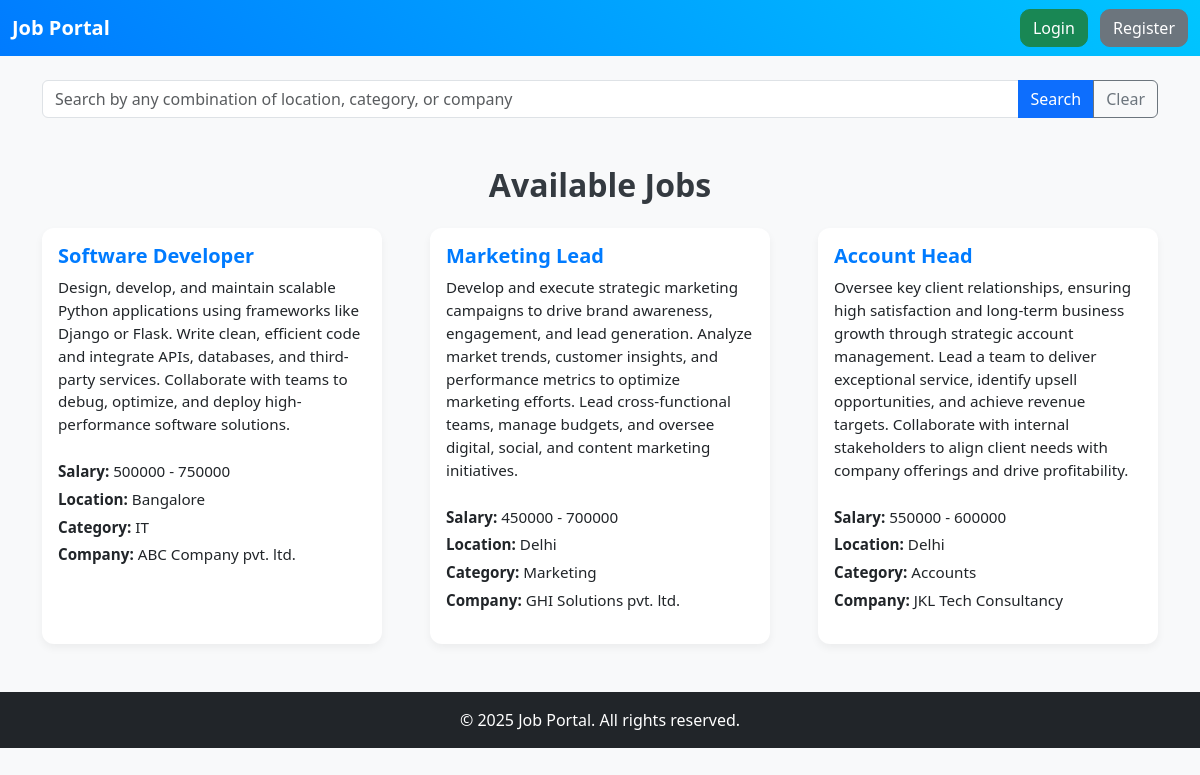
Page /home on the earlier database version.
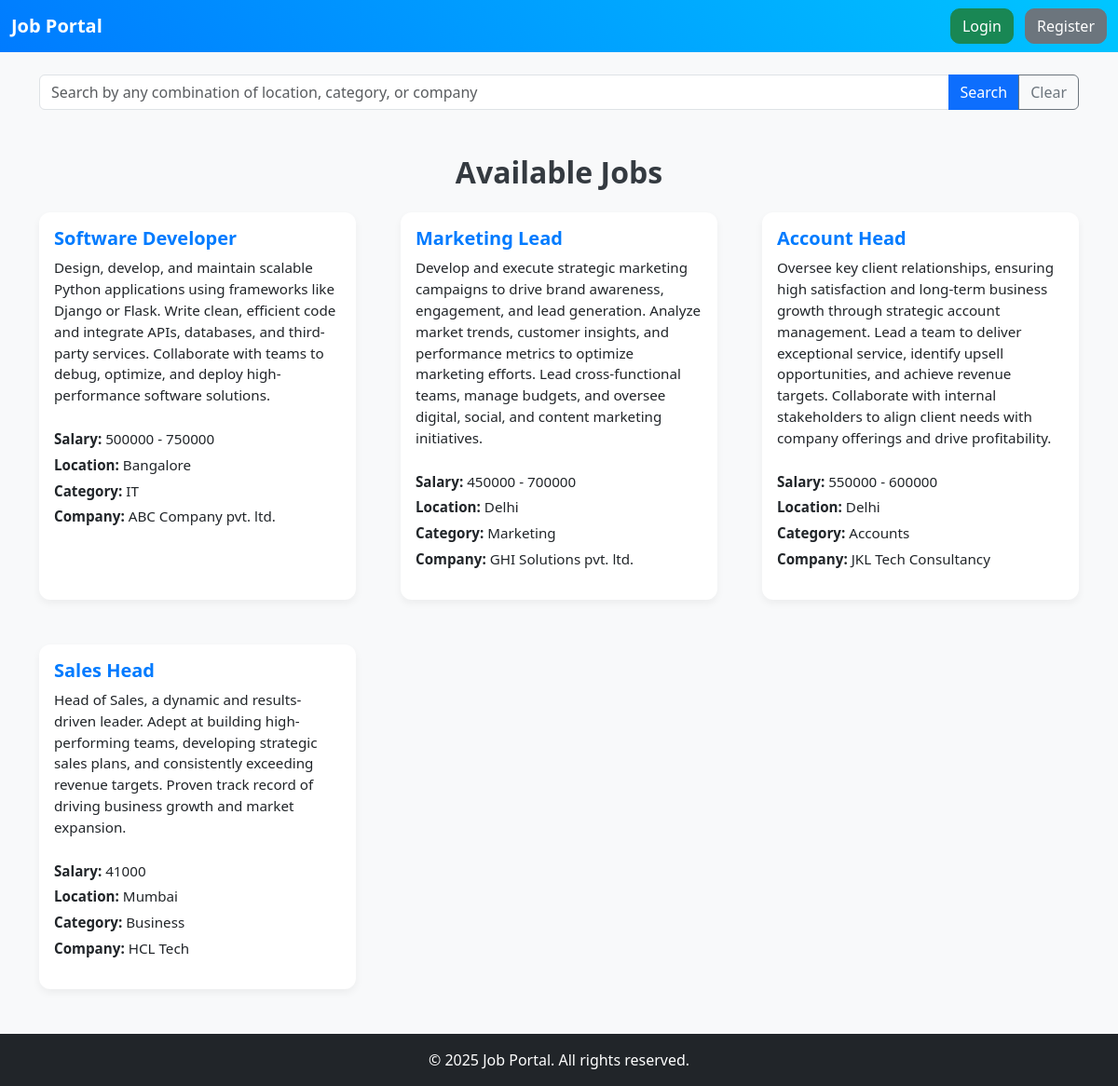
Same page on the later database version.
### database/models.py (models this page shows)
class Job(db.Model):
    id = db.Column(db.Integer, primary_key=True)
    title = db.Column(db.String(100), nullable=False)
    description = db.Column(db.Text, nullable=False)
    salary = db.Column(db.String(50), nullable=False)
    location = db.Column(db.String(100), nullable=False)
    category = db.Column(db.String(100), nullable=False)
    company = db.Column(db.String(100), nullable=False)
    employer_id = db.Column(db.Integer, db.ForeignKey('user.id', ondelete='CASCADE'), nullable=True)
    applications = db.relationship('Application', backref='job', cascade='all, delete-orphan', lazy=True)

### app.py (the view)
@app.route('/')
@app.route('/home')
def home():
    jobs = Job.query.all()
    employer_jobs = Job.query.filter_by(employer_id=session.get('user_id')).all() if 'user_id' in session and session['role'] == 'employer' else []
    if 'user_id' in session and session['role'] == 'job_seeker':
        applied_job_ids = [app.job_id for app in Application.query.filter_by(user_id=session['user_id']).all()]
        jobs = [job for job in jobs if job.id not in applied_job_ids]
    return render_template('index.html', jobs=jobs, employer_jobs=employer_jobs)

### app.py (called while the page is built)
@app.context_processor
def inject_year():
    return {'year': datetime.now().year}

### templates/index.html (shortened to what this page needs)
<!DOCTYPE html>
<html lang="en">
<head>
    <link rel="stylesheet" href="https://cdn.jsdelivr.net/npm/bootstrap@5.3.0/dist/css/bootstrap.min.css">
</head>
<body>
<nav class="navbar navbar-expand-lg navbar-light bg-light">
    <div class="container-fluid">
        <a class="navbar-brand" href="#">Job Portal</a>
        <div class="collapse navbar-collapse">
            <ul class="navbar-nav ms-auto">
                {% if session['user_id'] %}
                    <li class="nav-item me-3">
                        <span class="navbar-text">Welcome, {{ session['username'] }}</span>
                    </li>
                    {% if session['role'] == 'job_seeker' %}
                        <li class="nav-item me-2">
                            <a href="{{ url_for('my_applications') }}" class="btn btn-success">My Applications</a>
                        </li>
                    {% elif session['role'] == 'employer' %}
                        <li class="nav-item me-2">
                            <a href="{{ url_for('post_job') }}" class="btn btn-primary">Post a Job</a>
                        </li>
                        <li class="nav-item me-2">
                            <a href="{{ url_for('manage_listings') }}" class="btn btn-info">Manage Listings</a>
                        </li>
                    {% endif %}
                    <li class="nav-item">
                        <a href="{{ url_for('logout') }}" class="btn btn-danger">Logout</a>
                    </li>
                {% else %}
                    <li class="nav-item">
                        <a href="{{ url_for('login') }}" class="btn btn-success me-2">Login</a>
                        <a href="{{ url_for('register') }}" class="btn btn-secondary">Register</a>
                    </li>
                {% endif %}
            </ul>
        </div>
    </div>
</nav>
    <div class="container mt-4">
        <div class="row mb-4">
            <div class="col-md-12">
                <div class="input-group">
                    <input type="text" id="jobSearch" class="form-control" placeholder="Search by any combination of location, category, or company">
                    <button class="btn btn-primary" type="button" id="searchButton">Search</button>
                    <button class="btn btn-outline-secondary" type="button" id="clearSearch">Clear</button>
                </div>
            </div>
        </div>
    </div>
    <div class="container mt-5 mb-5">
        <h2 class="text-center mb-4">Available Jobs</h2>
        <div class="row g-5">
            {% for job in jobs %}
            <div class="col-md-4 job-card" data-location="{{ job['location'] }}" data-category="{{ job['category'] }}" data-company="{{ job['company'] }}" data-title="{{ job['title'] }}">
                <div class="card mb-4">
                    <div class="card-body">
                        <h5 class="card-title">{{ job['title'] }}</h5>
                        <p class="card-text mb-4">{{ job['description'] }}</p>
                        <p><strong>Salary:</strong> {{ job['salary'] }}</p>
                        <p><strong>Location:</strong> {{ job['location'] }}</p>
                        <p><strong>Category:</strong> {{ job['category'] }}</p>
                        <p><strong>Company:</strong> {{ job['company'] }}</p>
                    </div>
                </div>
            </div>
            {% endfor %}
        </div>
    </div>
    {% include 'footer.html' %}
</body>
</html>

Differences in the rows shown:
added Job: title "Sales Head", description "Head of Sales, a dynamic and results-driven leader. Adept at building high-performing teams, developing strategic sales plans, and consistently exceeding revenue targets. Proven track record of driving business growth and market expansion.", salary "41000", location "Mumbai", category "Business", company "HCL Tech"
